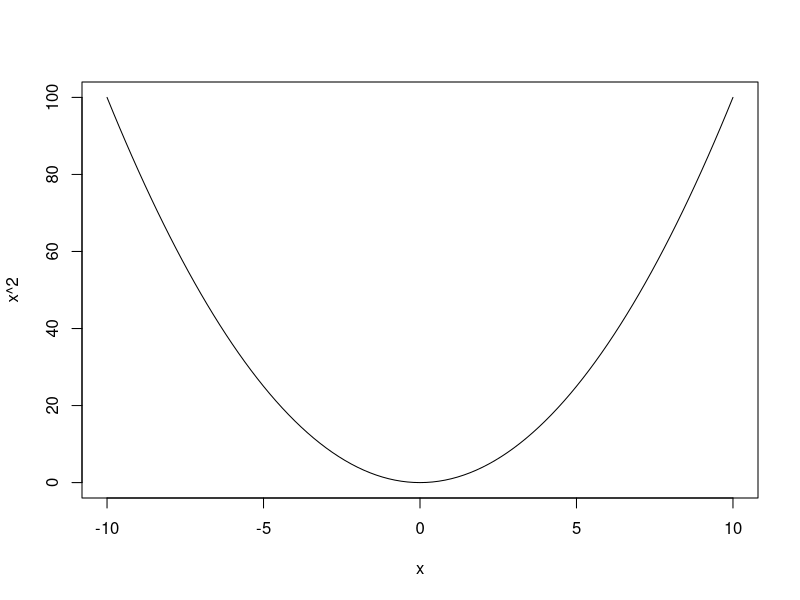
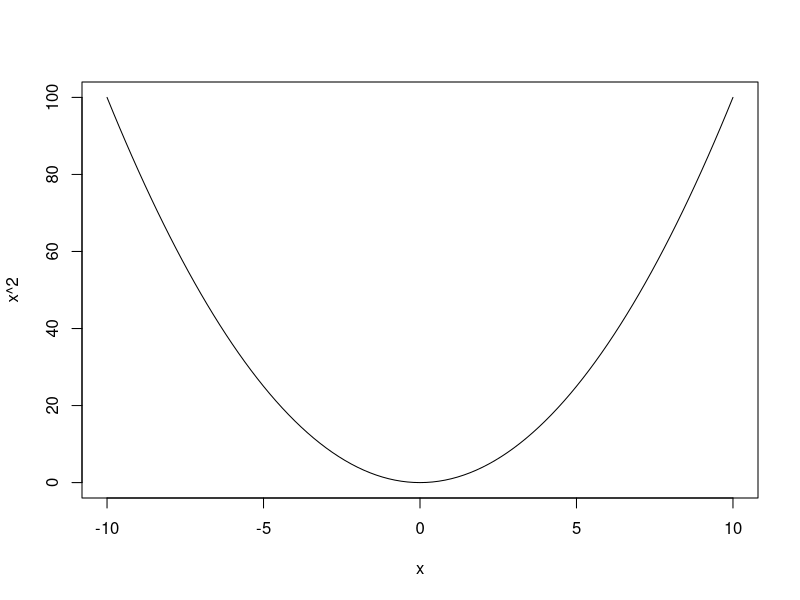
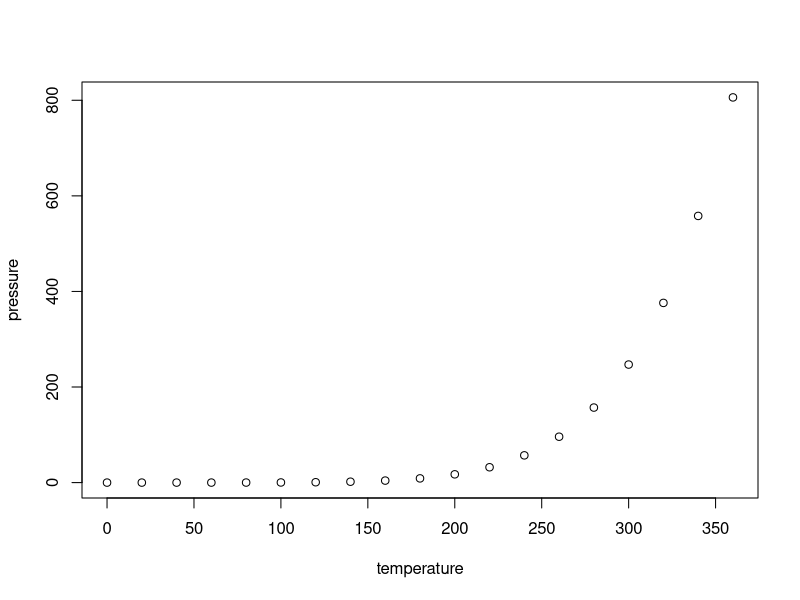

Write R code to recreate these figures, in order.
## ---- chunk 1
knitr::opts_chunk$set(echo = FALSE)
## ---- chunk 2
curve(x^2, from = -10, to = 10)

## ---- chunk 3
curve(x^2, from = -10, to = 10)

## ---- chunk 4
summary(cars)
## ---- chunk 5
plot(pressure)
